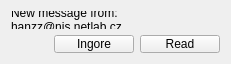
<ui version="4.0" >
 <class>Form</class>
 <widget class="QWidget" name="Form" >
  <property name="geometry" >
   <rect>
    <x>0</x>
    <y>0</y>
    <width>231</width>
    <height>62</height>
   </rect>
  </property>
  <property name="windowTitle" >
   <string>Form</string>
  </property>
  <layout class="QGridLayout" name="gridLayout" >
   <item row="0" column="0" colspan="3" >
    <widget class="QLabel" name="text" >
     <property name="text" >
      <string>New message from: hanzz@njs.netlab.cz</string>
     </property>
     <property name="wordWrap" >
      <bool>true</bool>
     </property>
    </widget>
   </item>
   <item row="1" column="0" >
    <spacer name="horizontalSpacer" >
     <property name="orientation" >
      <enum>Qt::Horizontal</enum>
     </property>
     <property name="sizeHint" stdset="0" >
      <size>
       <width>48</width>
       <height>20</height>
      </size>
     </property>
    </spacer>
   </item>
   <item row="1" column="1" >
    <widget class="QPushButton" name="reject" >
     <property name="text" >
      <string>Ingore</string>
     </property>
    </widget>
   </item>
   <item row="1" column="2" >
    <widget class="QPushButton" name="accept" >
     <property name="text" >
      <string>Read</string>
     </property>
    </widget>
   </item>
  </layout>
 </widget>
 <resources/>
 <connections/>
</ui>
